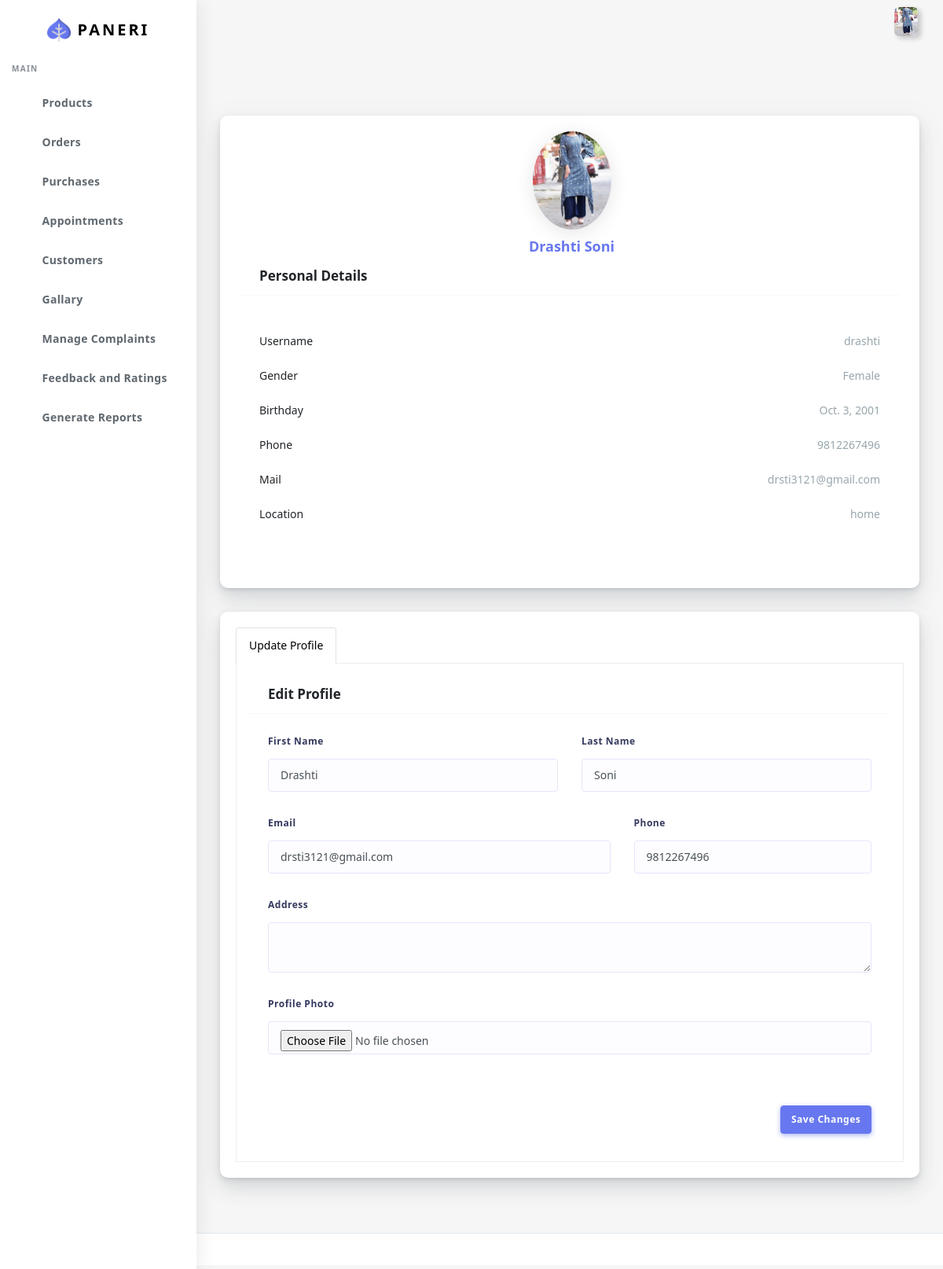
Screenshot of /adminprofile (signed in) with the database file from the repository.
### customer/models.py (models this page shows, shortened)
class UserBase(models.Model):
    user_id=models.OneToOneField(User,on_delete=CASCADE,primary_key=True)
    first_name=models.CharField(max_length=45)
    last_name=models.CharField(max_length=45)
    gender=models.BooleanField(default="Not Specified")
    dob=models.DateField(default="Not Specified")
    cus_add1=models.TextField(null=True,blank=True)
    cus_add2=models.TextField(null=True,blank=True)
    pincode=models.IntegerField()
    Cus_phone=models.CharField(max_length=10)
    profile=models.ImageField(upload_to="profileImages/",max_length=1500)
    area_id=models.ForeignKey(Area,on_delete=CASCADE)
    class meta:
        ordering = ['user_id']

### customer/views.py (the view)
# urls.py: path("adminprofile",views.adminprofile,name="adminprofile"),
@login_required(login_url='sign-in')
def adminprofile(request):
    checklocal(request)
    user=request.user
    activeUser=UserBase.objects.get(user_id=user.id)
    return render(request,"Mainadmin/profile.html",{'user':activeUser})

### customer/views.py (called while the page is built)
def checklocal(request):
    if request.user.is_staff==False:
        logout(request)

### customer/templates/Mainadmin/profile.html (shortened to what this page needs)
{% extends "Mainadmin/index.html" %}
{% load static %}
{% block body %}
      <div class="main-content">
        <section class="section">
          <div class="section-body">
            <div class="row mt-sm-4">
              <div class="col-12 col-md-12 col-lg-12">
                <div class="card author-box">
                  <div class="card-body">
                    <div class="author-box-center">
                      <img alt="image will be here" src="/media/{{user.profile}}" class="rounded-circle author-box-picture">
                      <div class="author-box-name mt-2">
                        <a href="{% url 'adminprofile' %}">{{user.first_name}} {{user.last_name}}</a>
                      </div>
                    </div>
                  <div class="card-header">
                    <h4>Personal Details</h4>
                  </div>
                  <div class="card-body">
                    <div class="py-4">
                      <p class="clearfix">
                        <span class="float-left">
                          Username
                        </span>
                        <span class="float-right text-muted">
                          {{user.user_id.username}}
                        </span>
                      </p>
                      <p class="clearfix">
                        <span class="float-left">
                          Gender
                        </span>
                        {% if user.gender == "True" %}
                        <span class="float-right text-muted">
                          Male
                        </span>
                        {% else %}
                        <span class="float-right text-muted">
                          Female
                        </span>
                        {% endif %}
                      </p>
                      <p class="clearfix">
                        <span class="float-left">
                          Birthday
                        </span>
                        <span class="float-right text-muted">
                         {{user.dob}}
                        </span>
                      </p>
                      <p class="clearfix">
                        <span class="float-left">
                          Phone
                        </span>
                        <span class="float-right text-muted">
                          {{user.Cus_phone}}
                        </span>
                      </p>
                      <p class="clearfix">
                        <span class="float-left">
                          Mail
                        </span>
                        <span class="float-right text-muted">
                          {{user.user_id.email}}
                        </span>
                      </p>
                      <p class="clearfix">
                        <span class="float-left">
                          Location
                        </span>
                        <span class="float-right text-muted">
                          {{user.cus_add1}}
                        </span>
                      </p>
                    </div>
                  </div>
                </div>
                </div>
              </div>
              <div class="col-12 col-md-12 col-lg-12">
                <div class="card">
                  <div class="padding-20">
                    <ul class="nav nav-tabs" id="myTab2" role="tablist">
                      <li class="nav-item">
                        <a class="nav-link active" id="profile-tab2" data-toggle="tab" href="#settings" role="tab"
                          aria-selected="false">Update Profile</a>
                      </li>
                    </ul>
                    <div class="tab-content tab-bordered" id="myTab3Content">
                      <div class="tab-pane fade show active" id="settings" role="tabpanel" aria-labelledby="profile-tab2">
                        <form method="POST" id="sup" class="needs-validation" action="{% url 'updateprofile' %}" enctype="multipart/form-data">
                          <div class="card-header">
                            <h4>Edit Profile</h4>
                          </div>
                          <div class="card-body">
                            <div class="row">
                              <div class="form-group col-md-6 col-12">
                                <label>First Name</label>
                                <input type="text" class="form-control" value="{{user.first_name}}" name="fname"  onKeyPress="return ValidateAlpha(event);" title="Enter only characters" required>
                              </div>
                              <div class="form-group col-md-6 col-12">
                                <label>Last Name</label>
                                <input type="text" class="form-control" value="{{user.last_name}}" name="lname"  onKeyPress="return ValidateAlpha(event);" title="Enter only characters" required>
                              </div>
                            </div>
                            <div class="row">
                              <div class="form-group col-md-7 col-12">
                                <label>Email</label>
                                <input type="email" class="form-control" value="{{user.user_id.email}}" name="email" data-parsley-required-message="Please enter your email address" data-parsley-type="email" data-parsley-type-message="Please enter valid email" data-parsley-trigger="keyup" required>
                              </div>
                              <div class="form-group col-md-5 col-12">
                                <label>Phone</label>
                                <input type="tel" class="form-control" value="{{user.Cus_phone}}" pattern="[0-9]{10}" name="phone" required>
                              </div>
                            </div>
                            <div class="row">
                              <div class="form-group col-12">
                                <label>Address</label>
                                <textarea name="add" id="myTextarea"
                                  class="form-control summernote-simple" ></textarea>
                              </div>
                            </div>
                            <div class="row">
                              <div class="form-group col-12">
                                <label>Profile Photo</label>
                                <input type="file" name="profileimg" class="form-control" accept="image/*"  >
                              </div>
                            </div>
                          </div>
                          <div class="card-footer text-right">
                            <button class="btn btn-primary " id="swal-1" type="submit">Save Changes</button>
                          </div>
                        </form>
                      </div>
                    </div>
                  </div>
                </div>
              </div>
            </div>
          </div>
        </section>
      </div>
      <footer class="main-footer">
      </footer>
      {% endblock body %}

### customer/templates/Mainadmin/index.html (shortened to what this page needs)
{% load static %}
<!DOCTYPE html>
<html lang="en">
<head>
  <link rel="stylesheet" href="{% static 'customer/assets/css/app.min.css' %} ">
  <link rel="stylesheet" href="{% static 'customer/assets/bundles/datatables/datatables.min.css' %} ">
  <link rel="stylesheet" href="{% static 'customer/assets/bundles/datatables/dataTables.bootstrap4.min.css' %} ">
  <link rel="stylesheet" href="{% static 'customer/assets/bundles/datatables/select.bootstrap4.min.css' %} ">
  <link rel="stylesheet" href="{% static 'customer/assets/css/style.css' %} ">
  <link rel="stylesheet" href="{% static 'customer/assets/css/components.css' %} ">
  <link rel="stylesheet" href="{% static 'customer/assets/css/custom.css' %} ">
</head>
<body>
  <div id="app">
    <div class="main-wrapper main-wrapper-1">
      <div class="navbar-bg"></div>
      <nav class="navbar navbar-expand-lg main-navbar sticky">
        <div class="form-inline mr-auto">
          <ul class="navbar-nav mr-3">
            <li><a href="#" data-toggle="sidebar" class="nav-link nav-link-lg
									collapse-btn"> </a></li>
            <li><a href="#" class="nav-link nav-link-lg fullscreen-btn">
              </a></li>
          </ul>
        </div>
        <ul class="navbar-nav navbar-right">
          <li class="dropdown dropdown-list-toggle"><a href="" id="read" data-toggle="dropdown"
            class="nav-link notification-toggle nav-link-lg"><i data-feather="bell" class="bell"></i>
          </a>
        </li>
          <li class="dropdown"><a href="#" data-toggle="dropdown"
              class="nav-link dropdown-toggle nav-link-lg nav-link-user"> <img alt="image" src="/media/{{request.user.userbase.profile}} "
                class="user-img-radious-style"> </a>
          </li>
        </ul>
      </nav>
      <div class="main-sidebar sidebar-style-2">
        <aside id="sidebar-wrapper">
          <div class="sidebar-brand">
            <a href="{% url 'index' %}"> <img alt="image" src="{% static 'customer/assets/img/logo.png' %} " class="header-logo" /> <span
                class="logo-name">Paneri</span>
            </a>
          </div>
          <ul class="sidebar-menu">
            <li class="menu-header">Main</li>
            <li ><a class="nav-link" href="{% url 'products' %}"><span>Products</span></a></li>
            <li class="dropdown">
              <a href="#" class="menu-toggle nav-link has-dropdown"><span>Orders</span></a>
            </li>
            <li class="dropdown">
              <a href="#" class="menu-toggle nav-link has-dropdown"><span>Purchases</span></a>
            </li>
            <li><a href="{% url 'appointment' %}" class="nav-link"><span>Appointments</span></a></li>
            <li><a href="{% url 'customers' %}" class="nav-link"><span>Customers</span></a></li>
            <li><a href="{% url 'gallary' %}" class="nav-link"><span>Gallary</span></a></li>
            <li><a href="{% url 'complaints' %}" class="nav-link"><span>Manage Complaints</span></a></li>
            <li><a href="{% url 'feedback' %}" class="nav-link"><span>Feedback and Ratings</span></a></li>
            <li><a class="nav-link" href="{% url 'gen_reports' %}"> <span class="icon-name">Generate Reports</span></a></li>
          </ul>
        </aside>
      </div>
       </div>
      {% block body %}
      {% endblock body %}
  </div>
</body>
</html>

### rows the page displays
UserBase: profile (picture), first_name "Drashti", last_name "Soni", user_id.username "drashti", dob "Oct. 3, 2001", Cus_phone "9812267496", user_id.email "drsti3121@gmail.com", cus_add1 "home", fname "Drashti", lname "Soni", email "drsti3121@gmail.com", phone "9812267496"
